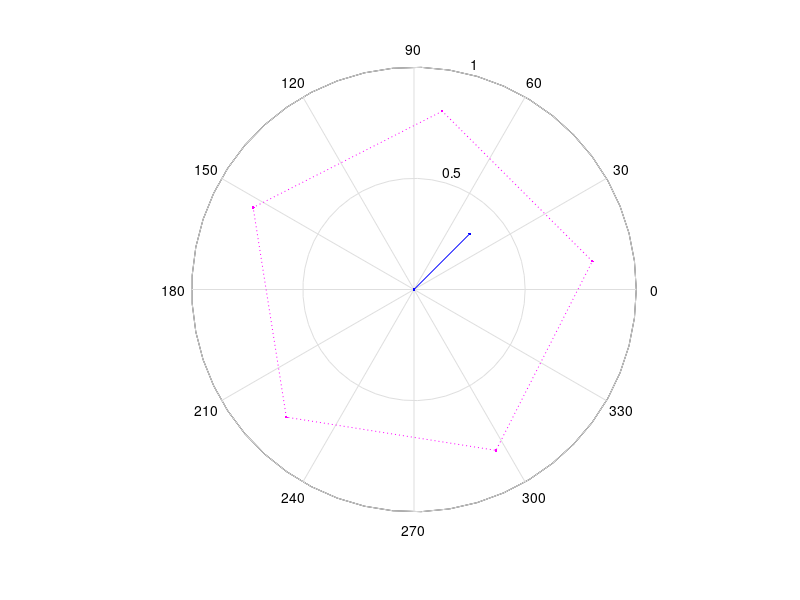

Source code (MATLAB):
function w = rootsc(n, x, display)
%ROOTSC - Computes complex roots
% 
% w = ROOTSC(n,x,1) extracts the n n-th roots of the complex number x
%                   and (optionally) plots the roots themselves
%
% INPUTS:
% n: the root degree
% x: a complex number
% display: if display == 1 a final plot is provided with displays x and w
%
% OUTPUTS:
% w: a complex vector of length n, containing the n n-th roots of x
%
%
% If x = 1 and n = 2 than w = [-1, 1]
% If x = 1 and n = 3 than w = [-0.5 + 0.866i, -0.5 - 0.866i, 1]
% If x = 1 and n = 4 than w = [i, -1, -i, 1]
% ...
% 
% To check the attained results, verify that abs(w.^n-x*ones(1,n)) 
% is sufficiently small
%
% Example
% 
%       w = rootsc(5,(0.25+0.25*i),1); 
% 
%
% Please note that the same output w can be computed using 
% the built-in Matlab function ROOTS as follows:  
%
%       w = roots([1, zeros(1,n-1), -x]);
%
% However, ROOTSC can also plot the founded roots.
% Furthermore, it takes less computational time than ROOTS, 
% as the following example shows:
%
% Example
%
% k = 100;  % number of random complex numbers to use for test
% n = 20;   % the root degree
% 
% re = randn(k,1);
% im = randn(k,1);
% x = re + sqrt(-1).* im;
% 
% et_roots  = 0; % ellapsed time using ROOTS
% et_rootsc = 0; % ellapsed time using ROOTSC
% 
% for j=1:k
%     tic; w_roots  = roots([1, zeros(1,n-1), -x(j)]); et_roots = et_roots + toc;
%     tic; w_rootsc = rootsc(n,x(j),0); et_rootsc = et_rootsc + toc;
% end
% disp(sprintf('Ellapsed time using Matlab function ROOTS:  %g', et_roots));
% disp(sprintf('Ellapsed time using ROOTSC:                 %g', et_rootsc));
%
%
% 
% See also ROOTS, SQRT, SQRTM, REALSQRT, HYPOT.

% ROOTSC, $Version: 1.1, April 2006
% Author: Marco Cococcioni
% Please report any bugs to m.cococcioni <at> gmail.com
%
% History:
% Version 1.1: obsolete function PHASE replaced with function ANGLE,
%              inputs check added, second example added    
% Version 1.0: base version with no inputs check. This version uses the
%              obsolete function PHASE
% Acknowledgments: I would like to thank Mr. John D'Errico you its useful
%                  suggestions and remarks.


if nargin < 1,
    disp('Example of usage of ROOTSC:');
    disp(' ');
    disp('The call:')
    disp(' ');
    disp('ans = rootsc(5,(0.25+0.25*i),1)');
    disp(' ');
    disp('will compute the 5 complex roots of the complex number 0.25+0.25i');
    disp('The founded roots will be plotted in a polar diagram.');
    disp(' ');
    disp('Press a key to run rootsc with default values:');
    disp(' ');
    pause

    n = 5;
    x = 0.25+0.25*(sqrt(-1));
    display = 1;
elseif nargin < 2,
    x = 1; % computes the n roots of the unity
    display = 0;
elseif nargin < 3,
    display = 0;
end

if (not(floor(n)==n) || n <= 0),
    error('First argument n must be a positive integer number');
end


re_x = real(x);
im_x = imag(x);
angle_x = atan2(im_x, re_x);
abs_x   = sqrt(re_x*re_x + im_x*im_x);
ro = abs_x^(1/n);
due_pi = 2*pi;
delta_phi = due_pi/n;
phi_0 = angle_x/n;
phi = phi_0 + (delta_phi:delta_phi:due_pi);

w = ro*(cos(phi) + i* sin(phi));

if display,
    figure;
    if abs_x > ro,
        polar([0, angle_x], [0, abs_x], '-b.');
        set(gca,'nextplot','add');
        polar(angle(w([1:end,1])), abs(w([1:end,1])), ':m.');
    else
        polar(angle(w([1:end,1])), abs(w([1:end,1])), ':m.');
        set(gca,'nextplot','add');
        polar([0, angle_x], [0, abs_x], '-b.');
    end
    xlabel(sprintf('The %d complex roots of %g+%gi', n, real(x), imag(x)));
end